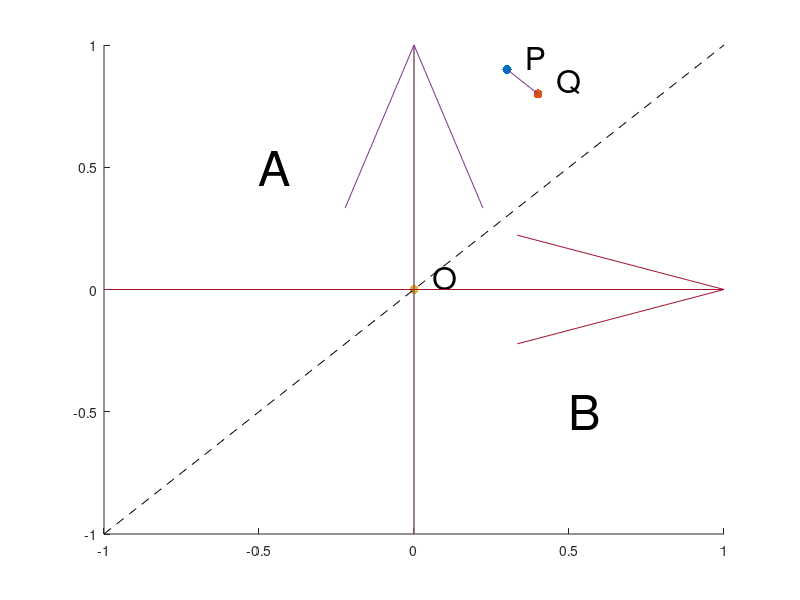

Source code (MATLAB):
hold on
x = [.3 , .4];
y = [.9, .8];
plot(x(1), y(1), '.', 'MarkerSize', 20)
plot(x(2), y(2), '.', 'MarkerSize', 20)
plot(0, 0, '.', 'MarkerSize', 20)
text(.36, 0.95,  'P', 'FontSize', 23)
text(.46, 0.85,  'Q', 'FontSize', 23)
text(.06, 0.05,  'O', 'FontSize', 23)
text(-.5, .5,  'A', 'FontSize', 35)
text(.5, -.5,  'B', 'FontSize', 35)

plot(x, y)
plot([0, 0], [-1, 1])
plot([-1, 1], [0, 0])
quiver(-1, 0, 2, 0, 0)
quiver(0, -1, 0, 2, 0)
plot([-1 ,1], [-1, 1], '--k')

axis([-1, 1, -1, 1])